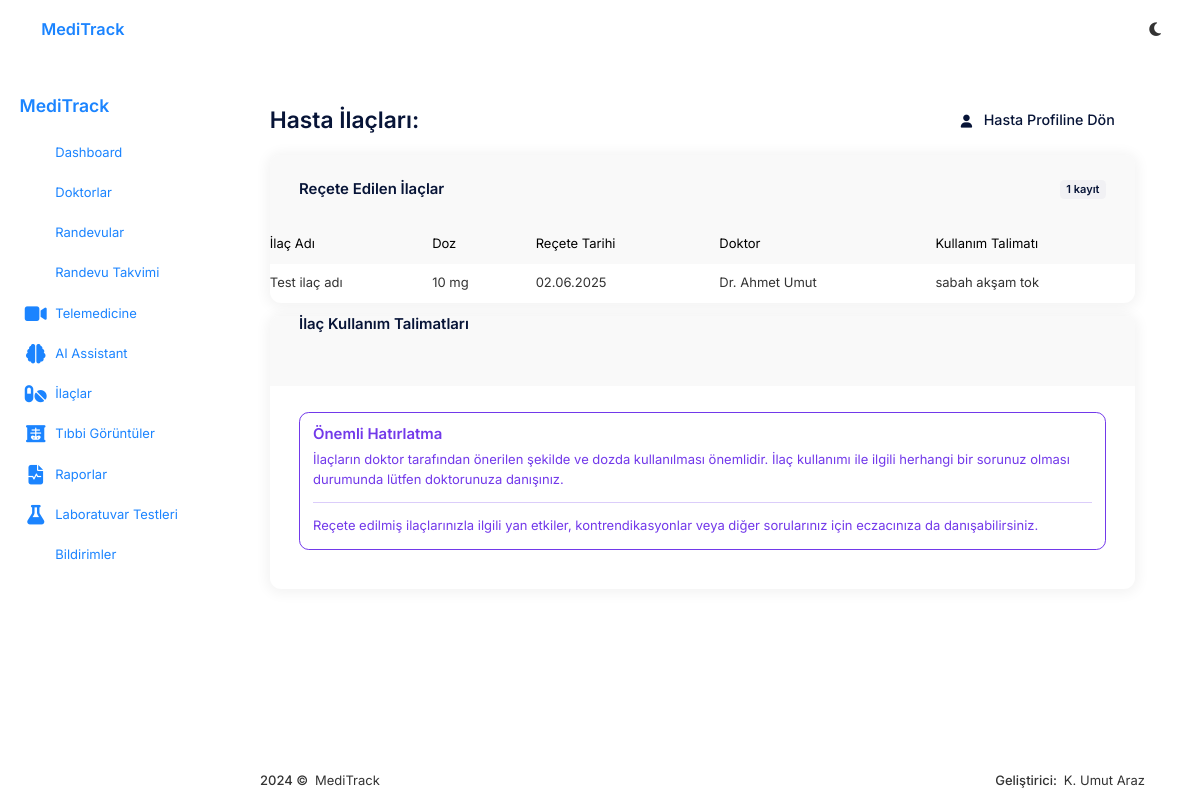
Page /treatments/patients/1/medications/ (signed in) on the committed database.
### treatments/models.py (models this page shows, shortened)
class Prescription(models.Model):
    treatment = models.ForeignKey(
        Treatment,
        on_delete=models.CASCADE,
        related_name='prescriptions',
        verbose_name=_('Tedavi')
    )
    name = models.CharField(
        max_length=100,
        verbose_name=_('İlaç Adı')
    )
    medication = models.ForeignKey(
        'treatments.Medication',
        on_delete=models.SET_NULL,
        null=True,
        blank=True,
        related_name='prescriptions',
        verbose_name=_('İlaç')
    )
    dosage = models.CharField(
        max_length=100,
        verbose_name=_('Doz')
    )
    instructions = models.TextField(
        verbose_name=_('Kullanım Talimatları')
    )
    created_at = models.DateTimeField(
        auto_now_add=True,
        verbose_name=_('Oluşturulma Tarihi')
    )
    class Meta:
        verbose_name = _('Reçete')
        verbose_name_plural = _('Reçeteler')
        ordering = ['-created_at']

class Treatment(models.Model):
    appointment = models.OneToOneField(
        Appointment,
        on_delete=models.CASCADE,
        related_name='treatment',
        verbose_name=_('Randevu')
    )
    diagnosis = models.TextField(
        verbose_name=_('Teşhis')
    )
    notes = models.TextField(
        blank=True,
        null=True,
        verbose_name=_('Notlar')
    )
    created_at = models.DateTimeField(
        auto_now_add=True,
        verbose_name=_('Oluşturulma Tarihi')
    )
    updated_at = models.DateTimeField(
        auto_now=True,
        verbose_name=_('Güncellenme Tarihi')
    )
    class Meta:
        verbose_name = _('Tedavi')
        verbose_name_plural = _('Tedaviler')
        ordering = ['-created_at']

### appointments/models.py (models this page shows, shortened)
class Appointment(models.Model):
    STATUS_CHOICES = [
        ('planned', _('Planlandı')),
        ('completed', _('Tamamlandı')),
        ('cancelled', _('İptal Edildi')),
    ]
    patient = models.ForeignKey(
        settings.AUTH_USER_MODEL,
        on_delete=models.CASCADE,
        related_name='patient_appointments',
        verbose_name=_('Hasta'),
        limit_choices_to={'user_type': 'patient'}
    )
    doctor = models.ForeignKey(
        settings.AUTH_USER_MODEL,
        on_delete=models.CASCADE,
        related_name='doctor_appointments',
        verbose_name=_('Doktor'),
        limit_choices_to={'user_type': 'doctor'}
    )
    date = models.DateField(
        verbose_name=_('Tarih')
    )
    time = models.TimeField(
        verbose_name=_('Saat')
    )
    description = models.TextField(
        blank=True,
        null=True,
        verbose_name=_('Açıklama')
    )
    status = models.CharField(
        max_length=20,
        choices=STATUS_CHOICES,
        default='planned',
        verbose_name=_('Durum')
    )
    created_at = models.DateTimeField(
        auto_now_add=True,
        verbose_name=_('Oluşturulma Tarihi')
    )
    updated_at = models.DateTimeField(
        auto_now=True,
        verbose_name=_('Güncellenme Tarihi')
    )
    class Meta:
        verbose_name = _('Randevu')
        verbose_name_plural = _('Randevular')
        ordering = ['-date', '-time']

### users/models.py (models this page shows, shortened)
class User(AbstractUser):
    USER_TYPE_CHOICES = [
        ('patient', _('Hasta')),
        ('doctor', _('Doktor')),
        ('receptionist', _('Resepsiyonist')),
        ('admin', _('Admin')),
    ]
    user_type = models.CharField(
        max_length=20,
        choices=USER_TYPE_CHOICES,
        default='patient',
        verbose_name=_('Kullanıcı Tipi')
    )
    specialization = models.CharField(
        max_length=100,
        blank=True,
        null=True,
        verbose_name=_('Uzmanlık Alanı')
    )
    date_of_birth = models.DateField(
        blank=True,
        null=True,
        verbose_name=_('Doğum Tarihi')
    )
    phone_number = models.CharField(
        max_length=20,
        blank=True,
        null=True,
        verbose_name=_('Telefon Numarası')
    )
    address = models.TextField(
        blank=True,
        null=True,
        verbose_name=_('Adres')
    )
    blood_type = models.CharField(
        max_length=10,
        blank=True,
        null=True,
        verbose_name=_('Kan Grubu')
    )
    def is_patient(self):
        return self.user_type == 'patient'
    def is_doctor(self):
        return self.user_type == 'doctor'
    def is_receptionist(self):
        return self.user_type == 'receptionist'
    def is_admin_user(self):
        return self.user_type == 'admin'
    class Meta:
        verbose_name = _('Kullanıcı')
        verbose_name_plural = _('Kullanıcılar')

### treatments/views_medications.py (the view)
# urls.py: path('patients/<int:patient_id>/medications/', patient_medications, name='patient_medications'),
@login_required
def patient_medications(request, patient_id):
    from django.contrib.auth import get_user_model
    User = get_user_model()
    patient = get_object_or_404(User, pk=patient_id, user_type='patient')
    from .models import Prescription
    prescriptions = Prescription.objects.filter(
        treatment__appointment__patient=patient
    ).order_by('-created_at')
    paginator = Paginator(prescriptions, 10)
    page_number = request.GET.get('page')
    page_obj = paginator.get_page(page_number)
    return render(request, 'treatments/patient_medications.html', {
        'patient': patient,
        'page_obj': page_obj,
    })

### core/context_processors.py (called while the page is built)
def notifications_processor(request):
    context = {}
    if request.user.is_authenticated:
        unread_notifications_count = CommunicationNotification.objects.filter(
            user=request.user,
            is_read=False
        ).count()
        recent_notifications = CommunicationNotification.objects.filter(
            user=request.user
        ).order_by('-created_at')[:5]
        context['unread_notifications_count'] = unread_notifications_count
        context['recent_notifications'] = recent_notifications
    return context

def theme_processor(request):
    context = {}
    if request.user.is_authenticated:
        theme_preference, created = UserThemePreference.objects.get_or_create(user=request.user)
        context['dark_mode'] = theme_preference.dark_mode
    return context

### Templates/treatments/patient_medications.html (shortened to what this page needs)
{% extends 'core/base.html' %}
{% load i18n %}
{% block content %}
<div class="container py-4">
    <div class="d-flex justify-content-between align-items-center mb-4">
        <h1 class="mb-0">{% translate "Hasta İlaçları" %}: {{ patient.get_full_name }}</h1>
        <a href="{% url 'patient-detail' patient.id %}" class="btn btn-outline-primary">
            <i class="fas fa-user me-1"></i> {% translate "Hasta Profiline Dön" %}
        </a>
    </div>
    <div class="card shadow-sm mb-4">
        <div class="card-header bg-light d-flex justify-content-between align-items-center">
            <h5 class="mb-0">{% translate "Reçete Edilen İlaçlar" %}</h5>
            <span class="badge bg-secondary">{{ page_obj.paginator.count }} {% translate "kayıt" %}</span>
        </div>
        <div class="card-body p-0">
            {% if page_obj %}
            <div class="table-responsive">
                <table class="table table-hover mb-0">
                    <thead class="table-light">
                        <tr>
                            <th>{% translate "İlaç Adı" %}</th>
                            <th>{% translate "Doz" %}</th>
                            <th>{% translate "Reçete Tarihi" %}</th>
                            <th>{% translate "Doktor" %}</th>
                            <th>{% translate "Kullanım Talimatı" %}</th>
                        </tr>
                    </thead>
                    <tbody>
                        {% for prescription in page_obj %}
                        <tr>
                            <td>{{ prescription.name }}</td>
                            <td>{{ prescription.dosage }}</td>
                            <td>{{ prescription.created_at|date:"d.m.Y" }}</td>
                            <td>Dr. {{ prescription.treatment.appointment.doctor.get_full_name }}</td>
                            <td>{{ prescription.instructions|truncatechars:60 }}</td>
                        </tr>
                        {% endfor %}
                    </tbody>
                </table>
            </div>
            {% else %}
            <div class="p-4 text-center">
                <p class="text-muted mb-0">{% translate "Bu hasta için kayıtlı ilaç bulunamadı." %}</p>
            </div>
            {% endif %}
        </div>
    </div>
    <div class="card shadow-sm">
        <div class="card-header bg-light">
            <h5 class="mb-0">{% translate "İlaç Kullanım Talimatları" %}</h5>
        </div>
        <div class="card-body">
            <div class="alert alert-info">
                <h5 class="alert-heading">{% translate "Önemli Hatırlatma" %}</h5>
                <p>{% translate "İlaçların doktor tarafından önerilen şekilde ve dozda kullanılması önemlidir. İlaç kullanımı ile ilgili herhangi bir sorunuz olması durumunda lütfen doktorunuza danışınız." %}</p>
                <hr>
                <p class="mb-0">{% translate "Reçete edilmiş ilaçlarınızla ilgili yan etkiler, kontrendikasyonlar veya diğer sorularınız için eczacınıza da danışabilirsiniz." %}</p>
            </div>
        </div>
    </div>
</div>
{% endblock %}

### static/assets/css/theme.css (style rules this page uses)
:root { --bg-color: #f5f8fa; --text-color: #333; --card-bg: #fff; --border-color: #e0e0e0; --primary-color: #1976d2; --secondary-color: #42a5f5; --accent-color: #2196f3; --success-color: #4caf50; --warning-color: #ff9800; --danger-color: #f44336; --shadow: 0 2px 5px rgba(0, 0, 0, 0.1); --hover-bg: #f0f0f0; --input-bg: #fff; --input-border: #ccc; }
body { background-color: var(--bg-color); color: var(--text-color); transition: background-color 0.3s ease, color 0.3s ease; }
.card, .modal-content { background-color: var(--card-bg); border-color: var(--border-color); box-shadow: var(--shadow); }
.table { color: var(--text-color); }

### rows in the picture
Prescription: name "Test ilaç adı", dosage "10 mg", created_at "02.06.2025", treatment.appointment.doctor.get_full_name "Ahmet Umut", instructions "sabah akşam tok"

### other values in the picture
{{ page_obj.paginator.count }} "1"
